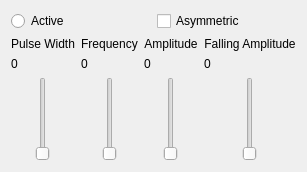
      <widget class="QWidget" name="tab_7">
       <attribute name="title">
        <string>Channel 8</string>
       </attribute>
       <layout class="QGridLayout" name="gridLayout_7">
        <item row="0" column="0">
         <layout class="QVBoxLayout" name="wrapping_layout_7">
          <item>
           <layout class="QHBoxLayout" name="options_layout_7">
            <item>
             <widget class="QRadioButton" name="active_button_7">
              <property name="text">
               <string>Active</string>
              </property>
             </widget>
            </item>
            <item>
             <widget class="QCheckBox" name="asymmetric_button_7">
              <property name="text">
               <string>Asymmetric</string>
              </property>
              <property name="tristate">
               <bool>false</bool>
              </property>
             </widget>
            </item>
           </layout>
          </item>
          <item>
           <layout class="QGridLayout" name="parameter_layout_7">
            <item row="2" column="2">
             <widget class="QSlider" name="amplitude_slider_7">
              <property name="sizePolicy">
               <sizepolicy hsizetype="MinimumExpanding" vsizetype="Expanding">
                <horstretch>0</horstretch>
                <verstretch>0</verstretch>
               </sizepolicy>
              </property>
              <property name="maximum">
               <number>15</number>
              </property>
              <property name="orientation">
               <enum>Qt::Vertical</enum>
              </property>
             </widget>
            </item>
            <item row="0" column="1">
             <widget class="QLabel" name="frequency_label_7">
              <property name="sizePolicy">
               <sizepolicy hsizetype="MinimumExpanding" vsizetype="Preferred">
                <horstretch>0</horstretch>
                <verstretch>0</verstretch>
               </sizepolicy>
              </property>
              <property name="text">
               <string>Frequency</string>
              </property>
              <property name="alignment">
               <set>Qt::AlignCenter</set>
              </property>
             </widget>
            </item>
            <item row="0" column="3" rowspan="3">
             <widget class="QFrame" name="amplitude_falling_layout_7">
              <layout class="QVBoxLayout" name="amplitude_2_layout_8">
               <property name="leftMargin">
                <number>0</number>
               </property>
               <property name="topMargin">
                <number>0</number>
               </property>
               <property name="rightMargin">
                <number>0</number>
               </property>
               <property name="bottomMargin">
                <number>0</number>
               </property>
               <item>
                <widget class="QLabel" name="amplitude_falling_label_7">
                 <property name="sizePolicy">
                  <sizepolicy hsizetype="MinimumExpanding" vsizetype="Preferred">
                   <horstretch>0</horstretch>
                   <verstretch>0</verstretch>
                  </sizepolicy>
                 </property>
                 <property name="text">
                  <string>Falling Amplitude</string>
                 </property>
                 <property name="alignment">
                  <set>Qt::AlignCenter</set>
                 </property>
                </widget>
               </item>
               <item>
                <widget class="QLabel" name="amplitude_falling_value_7">
                 <property name="text">
                  <string>0</string>
                 </property>
                </widget>
               </item>
               <item>
                <widget class="QSlider" name="amplitude_falling_slider_7">
                 <property name="sizePolicy">
                  <sizepolicy hsizetype="MinimumExpanding" vsizetype="Expanding">
                   <horstretch>0</horstretch>
                   <verstretch>0</verstretch>
                  </sizepolicy>
                 </property>
                 <property name="maximum">
                  <number>15</number>
                 </property>
                 <property name="orientation">
                  <enum>Qt::Vertical</enum>
                 </property>
                </widget>
               </item>
              </layout>
             </widget>
            </item>
            <item row="1" column="0">
             <widget class="QLabel" name="pulse_width_value_7">
              <property name="text">
               <string>0</string>
              </property>
             </widget>
            </item>
            <item row="2" column="1">
             <widget class="QSlider" name="frequency_slider_7">
              <property name="sizePolicy">
               <sizepolicy hsizetype="MinimumExpanding" vsizetype="Expanding">
                <horstretch>0</horstretch>
                <verstretch>0</verstretch>
               </sizepolicy>
              </property>
              <property name="maximum">
               <number>200</number>
              </property>
              <property name="orientation">
               <enum>Qt::Vertical</enum>
              </property>
             </widget>
            </item>
            <item row="0" column="2">
             <widget class="QLabel" name="amplitude_label_7">
              <property name="sizePolicy">
               <sizepolicy hsizetype="MinimumExpanding" vsizetype="Preferred">
                <horstretch>0</horstretch>
                <verstretch>0</verstretch>
               </sizepolicy>
              </property>
              <property name="text">
               <string>Amplitude</string>
              </property>
              <property name="alignment">
               <set>Qt::AlignCenter</set>
              </property>
             </widget>
            </item>
            <item row="1" column="1">
             <widget class="QLabel" name="frequency_value_7">
              <property name="text">
               <string>0</string>
              </property>
             </widget>
            </item>
            <item row="0" column="0">
             <widget class="QLabel" name="pulse_width_label_7">
              <property name="sizePolicy">
               <sizepolicy hsizetype="MinimumExpanding" vsizetype="Preferred">
                <horstretch>0</horstretch>
                <verstretch>0</verstretch>
               </sizepolicy>
              </property>
              <property name="text">
               <string>Pulse Width</string>
              </property>
              <property name="alignment">
               <set>Qt::AlignCenter</set>
              </property>
              <property name="wordWrap">
               <bool>false</bool>
              </property>
             </widget>
            </item>
            <item row="2" column="0">
             <widget class="QSlider" name="pulse_width_slider_7">
              <property name="sizePolicy">
               <sizepolicy hsizetype="MinimumExpanding" vsizetype="Expanding">
                <horstretch>0</horstretch>
                <verstretch>0</verstretch>
               </sizepolicy>
              </property>
              <property name="maximum">
               <number>200</number>
              </property>
              <property name="orientation">
               <enum>Qt::Vertical</enum>
              </property>
             </widget>
            </item>
            <item row="1" column="2">
             <widget class="QLabel" name="amplitude_value_7">
              <property name="text">
               <string>0</string>
              </property>
             </widget>
            </item>
           </layout>
          </item>
         </layout>
        </item>
       </layout>
      </widget>
